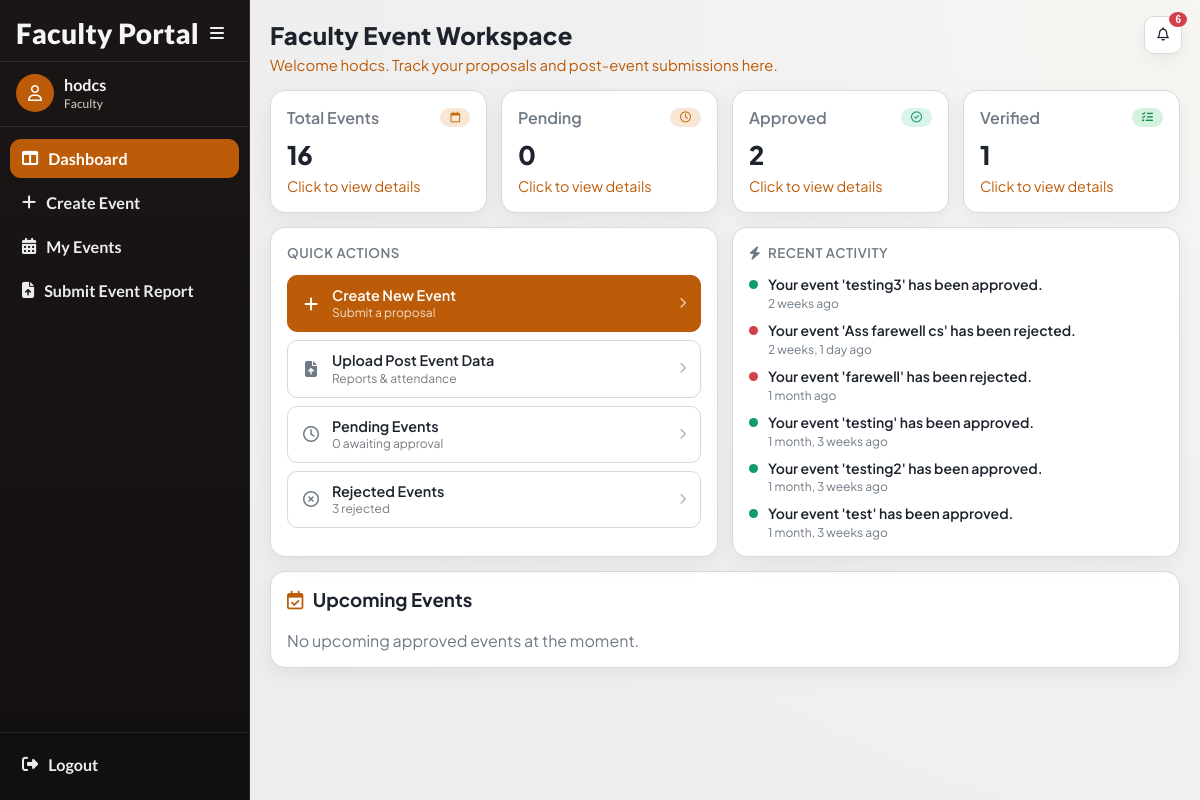
The app's page /faculty/dashboard/ (signed in), older data.
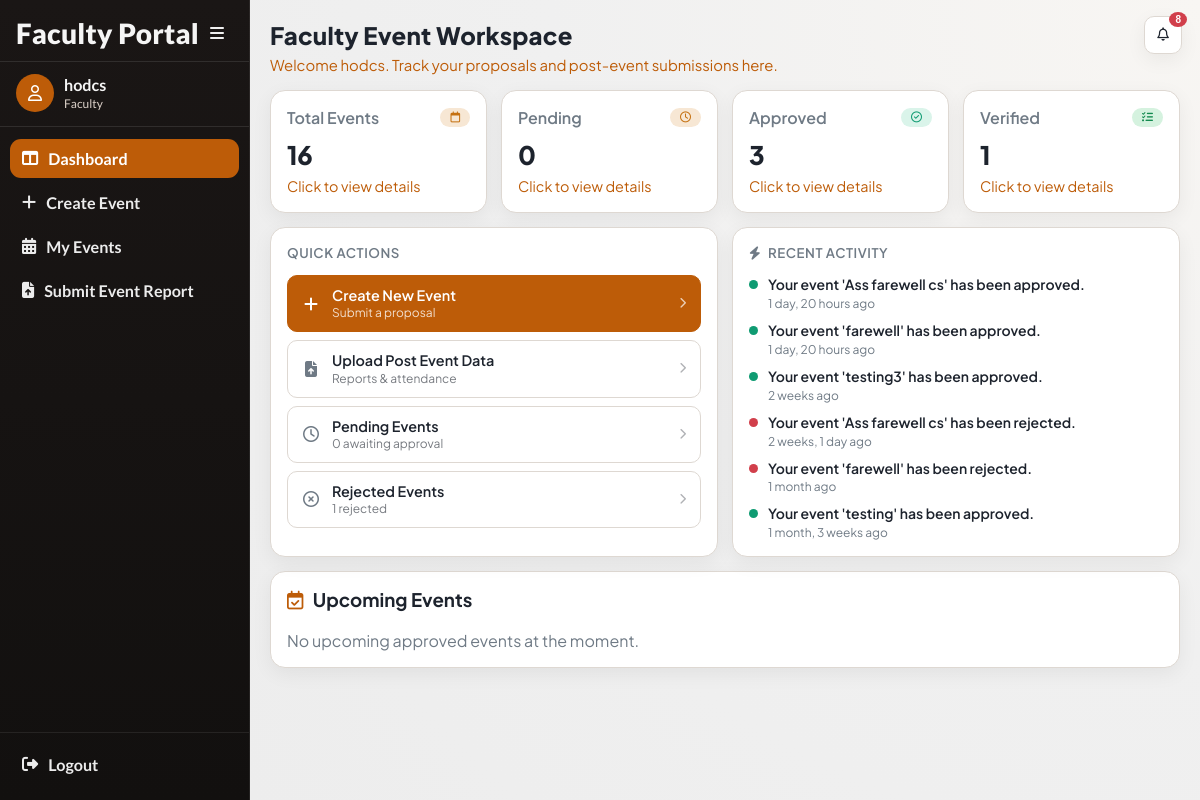
The same page, newer data.
### accounts/models.py (models this page shows, shortened)
class Notification(models.Model):
    TYPE_CHOICES = (
        ('submitted', 'Event Submitted'),
        ('approved', 'Event Approved'),
        ('rejected', 'Event Rejected'),
        ('completed', 'Event Completed'),
        ('venue_changed', 'Venue Changed'),
        ('reminder', 'Reminder'),
        ('cancelled', 'Event Cancelled'),
    )
    recipient = models.ForeignKey(
        settings.AUTH_USER_MODEL,
        on_delete=models.CASCADE,
        related_name="notifications"
    )
    sender = models.ForeignKey(
        settings.AUTH_USER_MODEL,
        on_delete=models.CASCADE,
        null=True,
        blank=True,
        related_name="sent_notifications"
    )
    event = models.ForeignKey(
        'events.Event',
        on_delete=models.CASCADE,
        null=True,
        blank=True
    )
    message = models.TextField()
    type = models.CharField(max_length=30, choices=TYPE_CHOICES)
    is_read = models.BooleanField(default=False)
    created_at = models.DateTimeField(auto_now_add=True)

### accounts/views.py (the view)
# urls.py: path('faculty/dashboard/', views.faculty_dashboard, name='faculty_dashboard'),
@never_cache
@login_required(login_url='/login/')
def faculty_dashboard(request):
    if request.user.role != 'faculty':
        return redirect('login')
    user = request.user
    my_events = Event.objects.filter(created_by=user).order_by('-created_at')
    unread_notifications = request.user.notifications.filter(is_read=False)
    unread_count = unread_notifications.count()
    recent_notifications = request.user.notifications.order_by('-created_at')[:5]
    today = timezone.now().date()
    upcoming_events = my_events.filter(status='approved', start_date__gte=today).order_by('start_date')
    rejected_events = my_events.filter(status='rejected').order_by('-created_at')
    recent_activity = request.user.notifications.select_related('event').order_by('-created_at')[:6]
    context = {
        'my_events': my_events,
        'my_event_count': my_events.count(),
        'pending_count': my_events.filter(status='pending').count(),
        'approved_count': my_events.filter(status='approved').count(),
        'completed_count': my_events.filter(status='completed').count(),
        'verified_count': my_events.filter(status='verified').count(),
        'rejected_count': my_events.filter(status='rejected').count(),
        'upcoming_count': upcoming_events.count(),
        'upcoming_events': upcoming_events,
        'rejected_events': rejected_events,
        'recent_activity': recent_activity,
        'today': today,
        'active_nav': 'faculty-dashboard',
        'unread_count': unread_count,
        'recent_notifications': recent_notifications,
    }
    return render(request,
                  'accounts/faculty_dashboard.html',
                  context)

### accounts/templates/accounts/faculty_dashboard.html (shortened to what the changed rows need)
{% extends "base.html" %}
{% load event_extras %}
{% block page_title %}Faculty Event Workspace{% endblock %}
{% block content %}
<div class="card-grid">
    <article class="panel" style="cursor:pointer;" onclick="location.href='{% url 'faculty_filter_events' %}?status=approved'">
        <div class="card-title">
            Approved <span class="chip approved"><i class="fa-regular fa-circle-check"></i></span>
        </div>
        <p class="card-value">{{ approved_count }}</p>
        <a class="card-link" href="{% url 'faculty_filter_events' %}?status=approved">Click to view details</a>
    </article>
</div>
<div class="two-col" style="margin-bottom:14px;">
    <section class="panel" style="margin-bottom:0;">
        <div style="display:flex; flex-direction:column; gap:8px;">
            <a href="{% url 'faculty_filter_events' %}?status=rejected" class="dash-action-btn">
                <div>
                    <div class="dash-action-label">Rejected Events</div>
                    <div class="dash-action-sub">{{ rejected_count }} rejected</div>
                </div>
            </a>
        </div>
    </section>
    <section class="panel" style="margin-bottom:0;">
        {% if recent_activity %}
            <div class="stack">
                {% for notif in recent_activity %}
                <a href="{% url 'notification_redirect' notif.id %}"
                   style="display:flex; align-items:flex-start; gap:10px; text-decoration:none; color:inherit;">
                    {% if notif.type == 'approved' %}
                        <span style="width:9px;height:9px;border-radius:50%;background:#0f9b72;flex-shrink:0;margin-top:5px;"></span>
                    {% elif notif.type == 'rejected' %}
                        <span style="width:9px;height:9px;border-radius:50%;background:var(--danger);flex-shrink:0;margin-top:5px;"></span>
                    {% elif notif.type == 'submitted' %}
                        <span style="width:9px;height:9px;border-radius:50%;background:#9ca3af;flex-shrink:0;margin-top:5px;"></span>
                    {% elif notif.type == 'completed' or notif.type == 'verified' %}
                        <span style="width:9px;height:9px;border-radius:50%;background:#2563eb;flex-shrink:0;margin-top:5px;"></span>
                    {% else %}
                        <span style="width:9px;height:9px;border-radius:50%;background:#f59e0b;flex-shrink:0;margin-top:5px;"></span>
                    {% endif %}
                    <div>
                        <div style="font-size:.875rem; font-weight:{% if not notif.is_read %}600{% else %}400{% endif %}; line-height:1.35;">
                            {{ notif.message }}
                        </div>
                        <div class="muted" style="font-size:.75rem; margin-top:2px;">
                            {{ notif.created_at|timesince }} ago
                        </div>
                    </div>
                </a>
                {% endfor %}
            </div>
        {% else %}
            <p class="muted" style="margin:0; font-size:.875rem;">No recent activity yet.</p>
        {% endif %}
    </section>
</div>
{% endblock %}

### accounts/templates/base.html (shortened to what the changed rows need)
<!DOCTYPE html>
<html lang="en">
<head>
    <link rel="stylesheet" href="https://cdnjs.cloudflare.com/ajax/libs/font-awesome/6.5.2/css/all.min.css">
</head>
<body class="{% if request.user.is_authenticated %}has-sidebar{% endif %}">
    <div class="app">
        {% if request.user.is_authenticated %}
            <div class="notif-fab" id="notifFab">
                <div style="position:relative;">
                    <button class="nav-icon-btn" id="notifToggle" type="button" aria-label="Notifications">
                        <i class="fa-regular fa-bell"></i>
                        {% if unread_count > 0 %}
                            <span class="notif-badge">{{ unread_count }}</span>
                        {% endif %}
                    </button>
                </div>
            </div>
        {% endif %}
        <main class="main">
            <header class="page-head">
                <h1 class="page-title">{% block page_title %}College Event System{% endblock %}</h1>
            </header>
            {% block content %}{% endblock %}
        </main>
    </div>
</body>
</html>

Row changes from the older to the newer data that the page shows:
no longer on this page (row unchanged): Notification: type "approved" (drawn), message "Your event 'testing2' has been approved.", created_at "1 month, 3 weeks"
no longer on this page (row unchanged): Notification: type "approved" (drawn), message "Your event 'test' has been approved.", created_at "1 month, 3 weeks"
added Notification: type "approved" (drawn), message "Your event 'Ass farewell cs' has been approved.", created_at "1 day, 20 hours"
added Notification: type "approved" (drawn), message "Your event 'farewell' has been approved.", created_at "1 day, 20 hours"
Text that changed along with them:
{{ unread_count }}: "6" → "8"
{{ approved_count }}: "2" → "3"
{{ rejected_count }}: "3" → "1"
